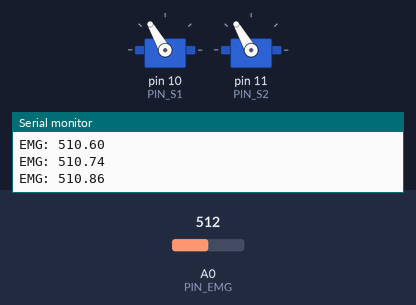
The sketch below on a simulated Arduino Uno, built with avr-gcc and run on an emulated ATmega328P. Shown: 2 × servo, the last lines printed to the serial monitor. Inputs (shaded band) come from the test bench; at power-on: A0 (PIN_EMG) = 512.

Above: at 1.2 s.
1.3 s: A0 (PIN_EMG) set to 55
4.3 s: A0 (PIN_EMG) set to 47
At 4.9 s:
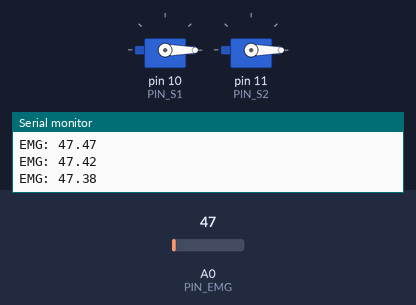
6.0 s: A0 (PIN_EMG) set to 122
At 6.3 s:
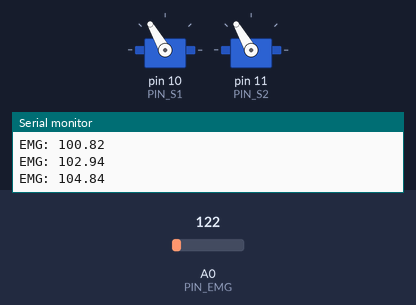
7.5 s: A0 (PIN_EMG) set to 0
At 8.4 s:
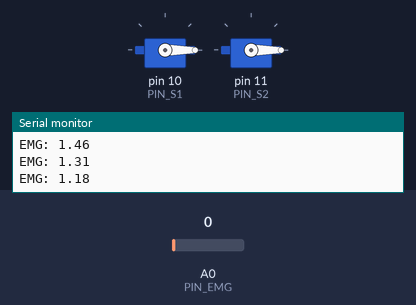
Timing chart, 0 to 10.1 s (numbered marks = the images above; inputs shaded):
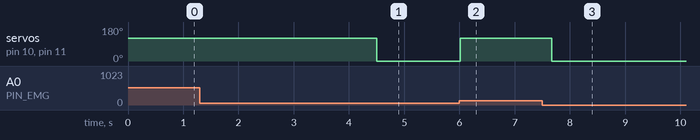

Measured:
- the behaviour switches between 50 and 49 on A0 (PIN_EMG) (found by bisection; images 0 and 1)
- after the input at 4.3 s, servo on pin 10 (PIN_S1), servo on pin 11 (PIN_S2): 120° → 0° after 0.21 s
- after the input at 6.0 s, servo on pin 10 (PIN_S1), servo on pin 11 (PIN_S2): 0° → 120° at once
- after the input at 7.5 s, servo on pin 10 (PIN_S1), servo on pin 11 (PIN_S2): 120° → 0° after 0.17 s

The sketch:

Codigo-servos_incluidos.ino
```cpp
#include <Servo.h>

// --- Parámetros configurables ---
const int PIN_EMG   = A0;
const int PIN_S1    = 10;
const int PIN_S2    = 11;

const float N         = 10.0;   // Fuerza del filtro (más alto = más suave)
const int   UMBRAL    = 50;    // Umbral de activación (0–1023). Ajusta según tu señal EMG
const int   POS_CIERRE1  = 120;      // Posición servo1 al activarse
const int   POS_CIERRE2  = 120;    // Posición servo2 al activarse
const int   POS_SUELTA1  = 0;     // Posición servo1 en reposo
const int   POS_SUELTA2  = 0;     // Posición servo2 en reposo

// --- Variables globales ---
float   medida       = 0.0;
bool    activado     = false;

Servo servo1;
Servo servo2;

void setup() {
  Serial.begin(9600);
  pinMode(PIN_EMG, INPUT);
  servo1.attach(PIN_S1);
  servo2.attach(PIN_S2);

  // Posición inicial de reposo
  servo1.write(POS_SUELTA1);
  servo2.write(POS_SUELTA2);
}

void loop() {
  // Filtro de media móvil exponencial
  medida = medida * (N - 1.0) / N + (float)analogRead(PIN_EMG) / N;

  Serial.print("EMG: ");
  Serial.println(medida);   // Útil para calibrar el umbral

  if (medida >= UMBRAL && !activado) {
    // --- Flanco de subida: señal supera el umbral ---
    activado = true;
    servo1.write(POS_CIERRE1);
    servo2.write(POS_CIERRE2);

  } else if (medida < UMBRAL && activado) {
    // --- Flanco de bajada: señal cae bajo el umbral ---
    activado = false;
    servo1.write(POS_SUELTA1);
    servo2.write(POS_SUELTA2);
  }

  // TODO (fase 2): mapear medida → ángulo proporcional
  // int angulo = map((int)medida, UMBRAL, 1023, 0, 180);
  // servo1.write(angulo);

  delay(20);   // ~50 Hz, adecuado para señal EMG de superficie
}
```
